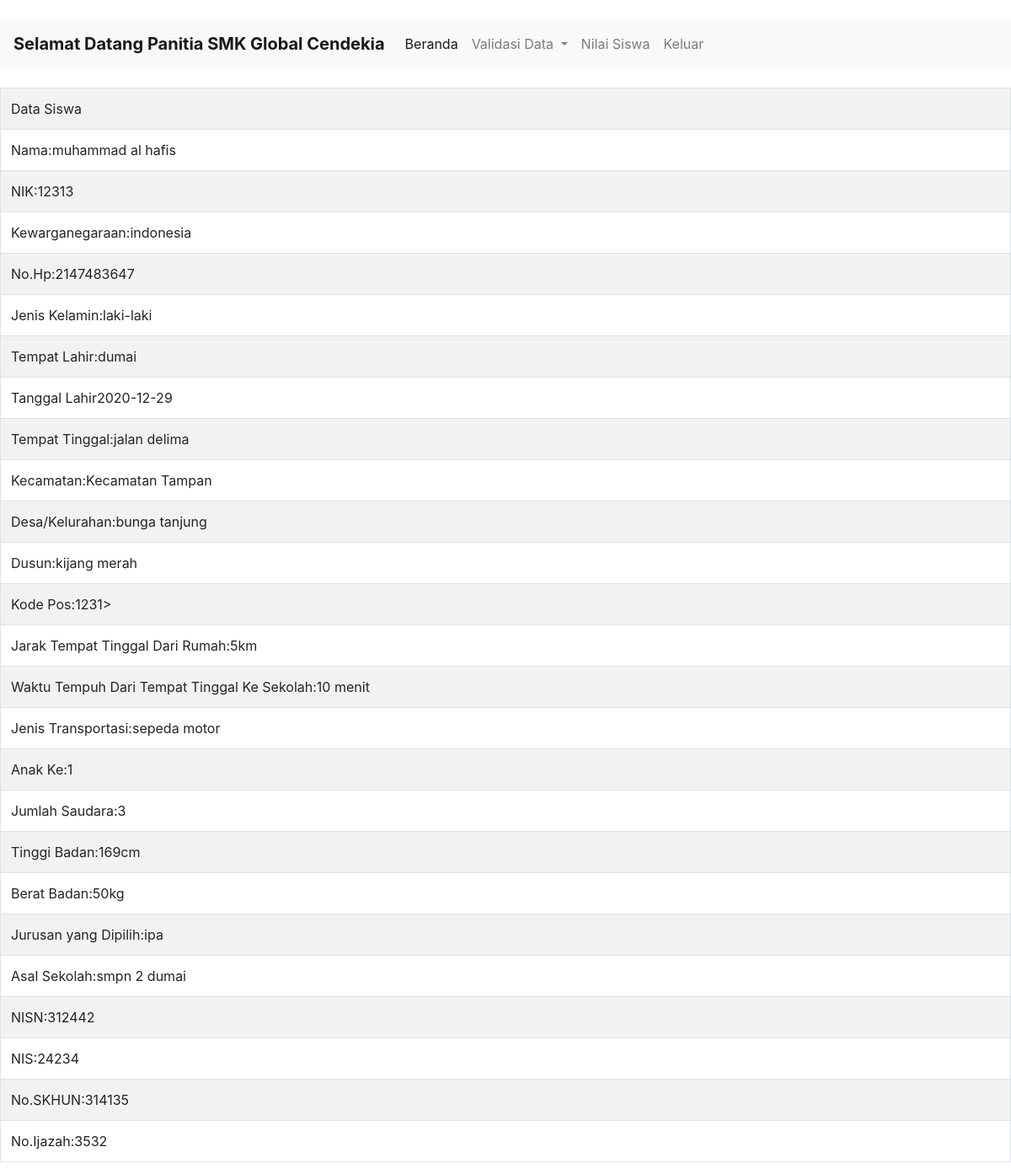
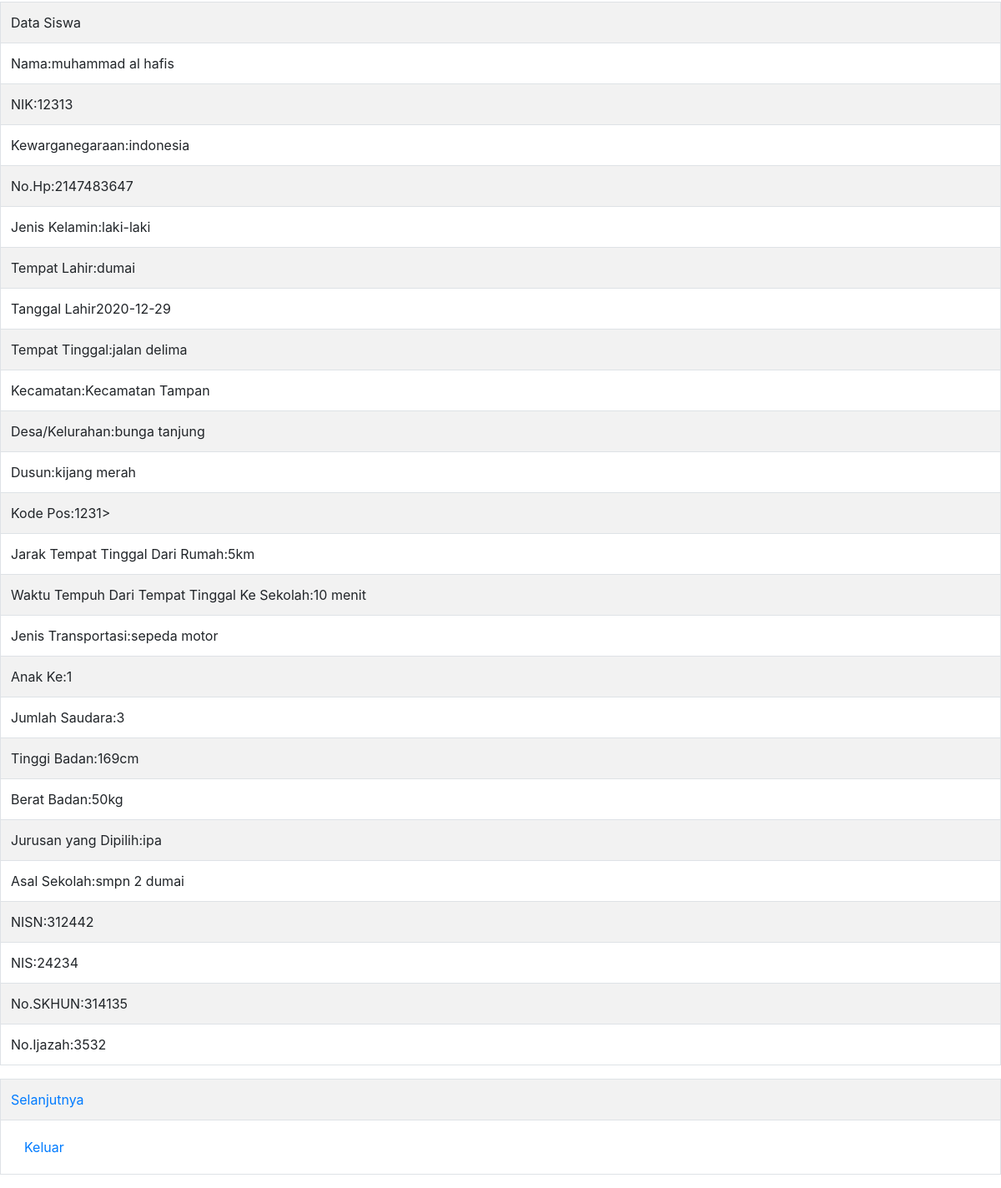
The app's page /lihatdata.php?id=1 (signed in) with its own data (2 pictures, top to bottom).
### tables this page shows
CREATE TABLE `wali` (
  `id` int(30) NOT NULL,
  `nama_wali` varchar(30) NOT NULL,
  `nik_wali` int(30) NOT NULL,
  `nohp_wali` int(30) NOT NULL,
  `tempat_lahirwali` varchar(30) NOT NULL,
  `tanggal_lahirwali` date NOT NULL,
  `pendidikan_wali` varchar(30) NOT NULL,
  `pekerjaan_wali` varchar(30) NOT NULL,
  `penghasilan_wali` varchar(30) NOT NULL,
  `kebutuhan_khusus` varchar(30) NOT NULL
);

CREATE TABLE `siswa` (
  `id` int(255) NOT NULL,
  `nama` varchar(100) NOT NULL,
  `nik` int(100) NOT NULL,
  `kewarganegaraan` varchar(100) NOT NULL,
  `nomor_hp` int(30) NOT NULL,
  `jenis_kelamin` varchar(30) NOT NULL,
  `tempat_lahir` varchar(30) NOT NULL,
  `tanggal_lahir` date NOT NULL,
  `tempat_tinggal` varchar(30) NOT NULL,
  `kecamatan` varchar(30) NOT NULL,
  `desa_kelurahan` varchar(30) NOT NULL,
  `dusun` varchar(30) NOT NULL,
  `kode_pos` int(30) NOT NULL,
  `jarak_tinggal` varchar(30) NOT NULL,
  `waktu_tempuh` varchar(30) NOT NULL,
  `jenis_transportasi` varchar(30) NOT NULL,
  `anak_ke` varchar(30) NOT NULL,
  `jumlah_saudara` varchar(30) NOT NULL,
  `tinggi_badan` varchar(30) NOT NULL,
  `berat_badan` varchar(30) NOT NULL,
  `jurusan` varchar(30) NOT NULL,
  `asal_sekolah` varchar(30) NOT NULL,
  `nisn` int(30) NOT NULL,
  `nis` int(30) NOT NULL,
  `no_ijazah` int(30) NOT NULL,
  `no_skhun` int(30) NOT NULL
);

### lihatdata.php (the view, shortened to what this page needs)
<!DOCTYPE html>
<html>
<head>
    <link rel="stylesheet" type="text/css" href="css/bootstrap.css">
</head>
<body>
<br/>
<nav class="navbar navbar-expand-lg navbar-light bg-light">
<a class="navbar-brand" href="#"><b> Selamat Datang Panitia SMK Global Cendekia</b></a>
 <div class="collapse navbar-collapse" id="navbarSupportedContent">
   <ul class="navbar-nav mr-auto">
   <li class="nav-item active">
       <a class="nav-link" href="panitia.php">Beranda<span class="sr-only">(current)</span></a>
     </li>
     <li class="nav-item dropdown">
            <a class="nav-link dropdown-toggle" href="#" id="navbarDropdown" role="button" data-toggle="dropdown" aria-haspopup="true" aria-expanded="false">
                    Validasi Data
            </a>
                </li>
     <li class="nav-item">
       <a class="nav-link" href="nilai.php">Nilai Siswa</a>
     </li>
     <li class="nav-item">
       <a class="nav-link" href="login.php" >Keluar</a>
     </li>
   </ul>
</div>
</nav>
<?php
include 'koneksi.php';
?>
        <?php
        $id = $_GET['id'];
        $data = mysqli_query($conn,"SELECT * from siswa WHERE id='$id'");
        $data2 = mysqli_query($conn,"SELECT * from wali");
        while($d = mysqli_fetch_array($data)){
        while($d2 = mysqli_fetch_array($data2)){
            ?>
            <table class="table table-bordered table-striped table-hover" border="1">
            <tr><td>Data Siswa</td></tr>
                            <tr><td>Nama:<?php echo $d['nama']; ?></td></tr>
                            <tr><td>NIK:<?php echo $d['nik']; ?></td></tr>
                            <tr><td>Kewarganegaraan:<?php echo $d['kewarganegaraan']; ?></td></tr>
                            <tr><td>No.Hp:<?php echo $d['nomor_hp']; ?></td></tr>
                            <tr><td>Jenis Kelamin:<?php echo $d['jenis_kelamin']; ?></td></tr>
                            <tr><td>Tempat Lahir:<?php echo $d['tempat_lahir']; ?></td></tr>
                            <tr><td>Tanggal Lahir<?php echo $d['tanggal_lahir']; ?></td></tr>
                            <tr><td>Tempat Tinggal:<?php echo $d['tempat_tinggal']; ?></td></tr>
                            <tr><td>Kecamatan:<?php echo $d['kecamatan']; ?></td></tr>
                            <tr><td>Desa/Kelurahan:<?php echo $d['desa_kelurahan']; ?></td></tr>
                            <tr><td>Dusun:<?php echo $d['dusun']; ?></td></tr>
                            <tr><td>Kode Pos:<?php echo $d['kode_pos']; ?></td</tr>>
                            <tr><td>Jarak Tempat Tinggal Dari Rumah:<?php echo $d['jarak_tinggal']; ?></td></tr>
                            <tr><td>Waktu Tempuh Dari Tempat Tinggal Ke Sekolah:<?php echo $d['waktu_tempuh']; ?></td></tr>
                            <tr><td>Jenis Transportasi:<?php echo $d['jenis_transportasi']; ?></td></tr>
                            <tr><td>Anak Ke:<?php echo $d['anak_ke']; ?></td></tr>
                            <tr><td>Jumlah Saudara:<?php echo $d['jumlah_saudara']; ?></td></tr>
                            <tr><td>Tinggi Badan:<?php echo $d['tinggi_badan']; ?></td></tr>
                            <tr><td>Berat Badan:<?php echo $d['berat_badan']; ?></td></tr>
                            <tr><td>Jurusan yang Dipilih:<?php echo $d['jurusan']; ?></td></tr>
                            <tr><td>Asal Sekolah:<?php echo $d['asal_sekolah']; ?></td></tr>
                            <tr><td>NISN:<?php echo $d['nisn']; ?></td></tr>
                            <tr><td>NIS:<?php echo $d['nis']; ?></td></tr>
                            <tr><td>No.SKHUN:<?php echo $d['no_ijazah']; ?></td></tr>
                            <tr><td>No.Ijazah:<?php echo $d['no_skhun']; ?></td></tr>
        </table>
   <?php     }?>
        <table class="table table-bordered table-striped table-hover" border="1">
        <tr><td><a href="lihatdata2.php?id=<?php echo $d['id']; ?>">Selanjutnya</a></td></tr>
        <tr><td><a class="nav-link" href="datasiswa.php">Keluar</a></td></tr>
        </table>
   <?php     }?>
</body>
</html>

### records on screen
siswa: nama "muhammad al hafis", nik "12313", kewarganegaraan "indonesia", nomor_hp "2147483647", jenis_kelamin "laki-laki", tempat_lahir "dumai", tanggal_lahir "2020-12-29", tempat_tinggal "jalan delima", kecamatan "Kecamatan Tampan", desa_kelurahan "bunga tanjung", dusun "kijang merah", kode_pos "1231", jarak_tinggal "5km", waktu_tempuh "10 menit", jenis_transportasi "sepeda motor", anak_ke "1", jumlah_saudara "3", tinggi_badan "169cm", berat_badan "50kg", jurusan "ipa", asal_sekolah "smpn 2 dumai", nisn "312442", nis "24234", no_ijazah "314135", no_skhun "3532"
